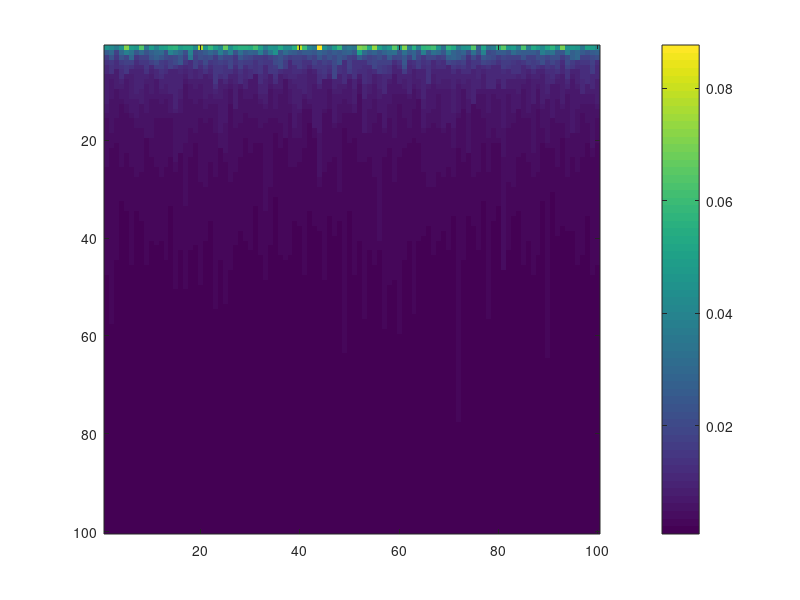
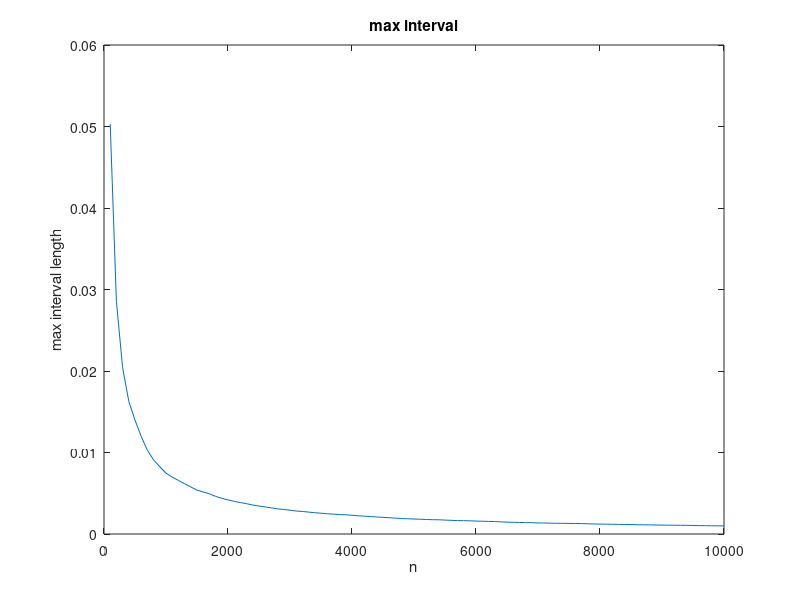
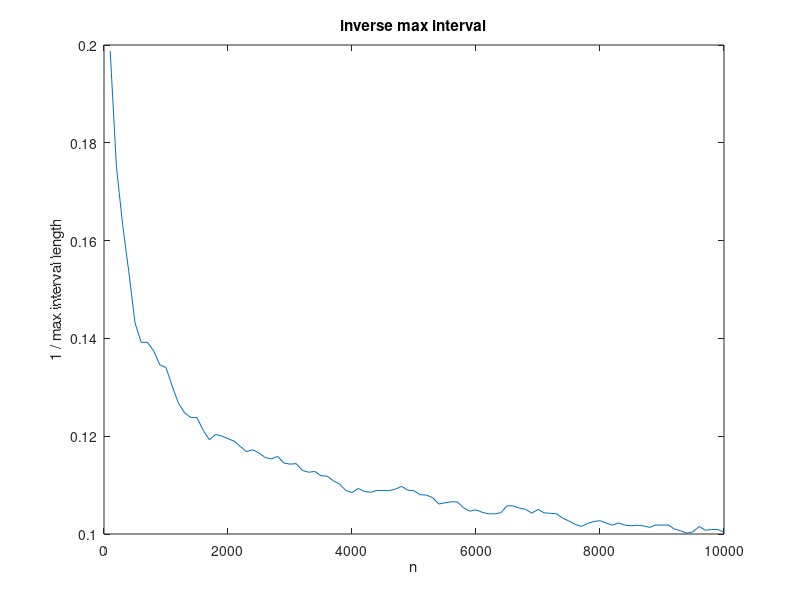
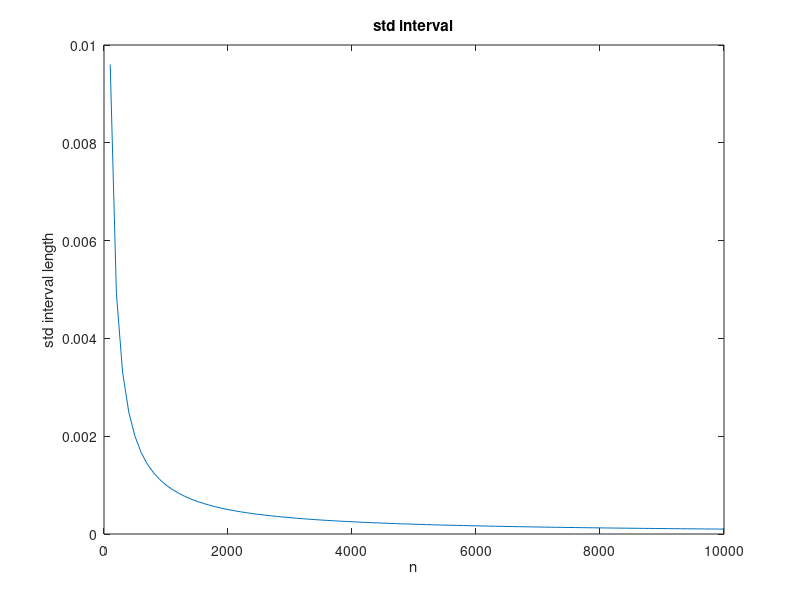

Reproduce these figures in MATLAB, in order.
% A script for simulating throwing random points in the unit interval 
% and finding what is the maximal gap between two consecutive points

max_n = 10000; n_win = 100;

n_vec = n_win:n_win:max_n; n_num = length(n_vec);

iters = 100;

mean_interval_mat = zeros(n_num, iters);
std_interval_mat = zeros(n_num, iters);
max_interval_mat = zeros(n_num, iters);


for i=1:iters
    rand_vec = rand(1,max_n); % draw points uniformly at random
    
%    rand_vec = sort(rand_vec); % sort them 
    ctr=1;
    for j=n_vec
        diff_vec = diff(sort(rand_vec(1:j)));
        mean_interval_mat(ctr, i) =  mean(diff_vec);
        std_interval_mat(ctr, i) =  std(diff_vec);
        max_interval_mat(ctr, i) = max(diff_vec); % sort them and take maximal interval
        ctr=ctr+1;
    end
end

figure; imagesc(max_interval_mat); colorbar;    

max_interval_mean = mean(max_interval_mat,2);
std_interval_mean = mean(std_interval_mat,2);

figure; plot(n_vec, max_interval_mean); title('max interval'); xlabel('n'); ylabel('max interval length');

figure; plot(n_vec,1./(n_vec'.* max_interval_mean)); title('inverse max interval'); xlabel('n'); ylabel('1 / max interval length');

figure; plot(n_vec, std_interval_mean); title('std interval'); xlabel('n'); ylabel('std interval length');






